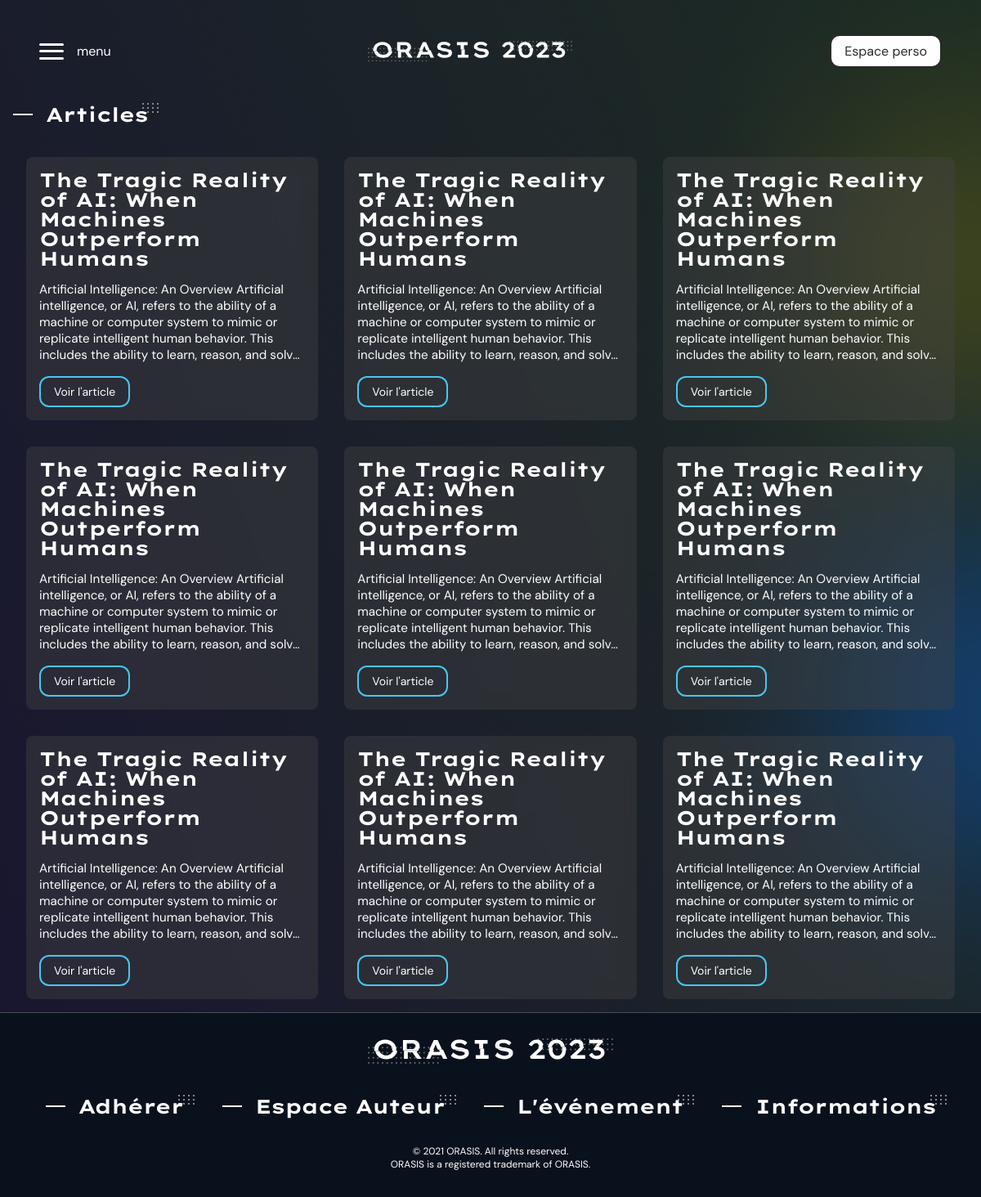
Page /articles (signed in) on the committed database.
### tables this page shows
CREATE TABLE IF NOT EXISTS `written` (
  `writtenId` int NOT NULL AUTO_INCREMENT,
  `writtenDate` datetime NOT NULL DEFAULT CURRENT_TIMESTAMP,
  `writtenUserId` int NOT NULL,
  `writtenArticleId` int NOT NULL,
  `writtenStatus` varchar(32) NOT NULL DEFAULT 'pending',
  PRIMARY KEY (`writtenId`),
  KEY `written_by` (`writtenUserId`),
  KEY `written_article` (`writtenArticleId`)
);

CREATE TABLE IF NOT EXISTS `articles` (
  `articleId` int NOT NULL AUTO_INCREMENT,
  `articleTitle` varchar(512) NOT NULL,
  `articleText` text NOT NULL,
  PRIMARY KEY (`articleId`)
);

### articles.php (the view, shortened to what this page needs)
<?php
include_once 'config/config.php';
?>
<!DOCTYPE html>
<html lang="fr">
<head>
    <link rel=" stylesheet" href="assets/style/style.css" />
</head>
<body id="articles_body">
    <?php include_once 'assets/includes/_navbar.php' ?>
    <div class="container">
        <h1>Articles</h1>
        <br>
        <?php
        $sql = "SELECT * FROM articles, written WHERE articles.articleId = written.writtenArticleId AND written.writtenStatus = 'published'";
        $stmt = $pdo->prepare($sql);
        $stmt->execute();
        $articles = $stmt->fetchAll(PDO::FETCH_ASSOC);
        ?>
        <div class="articles_grid">
            <?php
            if (!empty($articles)) {
                for ($i = 0; $i < 9; $i++) {
                    foreach ($articles as $article) {
                        echo '<div class="card">';
                        echo '<div class="card-body">';
                        echo '<h5 class="card-title">' . $article['articleTitle'] . '</h5>';
                        echo '<div class="card-text">' . $article['articleText'] . '</div>';
                        echo '<a href="article?id=' . $article['articleId'] . '" class="btn btn-primary card-link">Voir l\'article</a>';
                        echo '</div>';
                        echo '</div>';
                    }
                }
            }
            ?>
        </div>
    </div>
</body>
</html>

### assets/style/style.css (style rules this page uses)
a { text-decoration: none; font-size: 1rem; color: #fff; }
.btn { display: block; padding: 0.5rem 1rem; border-radius: 0.75rem; width: -webkit-fit-content; width: -moz-fit-content; width: fit-content; height: -webkit-fit-content; height: -moz-fit-content; height: fit-content; color: #fff; border: #47c7ef solid 2px; cursor: pointer; transition: all 0.3s ease; }
.container { padding-top: 125px; width: 100%; max-width: 1333px; margin: 0 auto; padding-inline: 1rem; }
footer { box-shadow: inset 0 0.2px 0 0 #fff; background-color: #09111c; color: #fff; padding: 2rem 0; text-align: center; }
footer a { display: block; margin-inline: auto; width: min(100%, 300px); color: #fff; text-decoration: none; }
footer a img { width: 100%; }
footer .footer-items { display: flex; flex-flow: row wrap; gap: 3rem; align-items: center; justify-content: center; margin: 1rem 0; }
footer .footer-items .footer-item { margin: 0.5rem 0; }
footer .footer-items .footer-item h1 { font-size: 1.5rem; margin: 0.5rem 0; }
footer .footer-ending p { font-size: 0.75rem; }
#articles_body { color: white; }
#articles_body .container { min-height: 100dvh; }
#articles_body .container .articles_grid { display: flex; flex-direction: row; flex-wrap: wrap; justify-content: flex-start; }
#articles_body .container .articles_grid .card { width: 100%; width: 33.333333%; padding: 1rem; }
#articles_body .container .articles_grid .card .card-body { display: flex; flex-direction: column; justify-content: space-between; background-color: rgba(70, 70, 70, 0.4); border-radius: 0.5rem; -webkit-backdrop-filter: blur(10px); backdrop-filter: blur(10px); padding: 1rem; gap: 1rem; }
#articles_body .container .articles_grid .card .card-body .card-title { font-size: clamp(1rem, 5vw, 1.5rem); line-height: 1; font-weight: 700; }
#articles_body .container .articles_grid .card .card-body .card-text { display: -webkit-box; -webkit-line-clamp: 5; -webkit-box-orient: vertical; overflow: hidden; font-size: 0.95rem; }
#articles_body .container .articles_grid .card .card-body .card-text * { all: unset; font-family: "DM Sans", sans-serif; font-weight: 400; }
#articles_body .container .articles_grid .card .card-body .card-link { font-size: 0.875rem; font-weight: 400; }
*, *:before, *:after { margin: 0; padding: 0; box-sizing: border-box; }
html, body { font-family: "DM Sans", sans-serif; font-size: clamp(0.9rem, 1.5vw, 16px); overflow-x: hidden; background-image: url("../img/background.png"); background-size: cover; background-repeat: no-repeat; }
h1, h2, h3, h4, h5, h6 { font-family: "Lexend-Bold", sans-serif; font-weight: 400; letter-spacing: -1px; }
h1 { font-size: clamp(1.5rem, 1.5vw, 2rem); position: relative; width: -webkit-fit-content; width: -moz-fit-content; width: fit-content; z-index: 1; letter-spacing: -1.5px; }
h1:not(.no-style):before { content: ""; position: relative; top: -0.5rem; margin-right: 1rem; display: inline-block; height: 2px; width: 1.5rem; background-color: currentColor; }
h1:not(.no-style):after { position: absolute; -o-object-fit: cover; object-fit: cover; top: -10px; right: -15px; z-index: -1; }
.text-center { text-align: center; }

### rows in the picture
written: writtenArticleId.articleTitle "The Tragic Reality of AI: When Machines Outperform Humans", writtenArticleId.articleText "Artificial Intelligence: An Overview Artificial intelligence, or AI, refers to the ability of a machine or computer system to mimic or replicate intelligent human behavior. This includes the ability to learn, reason, and…"
